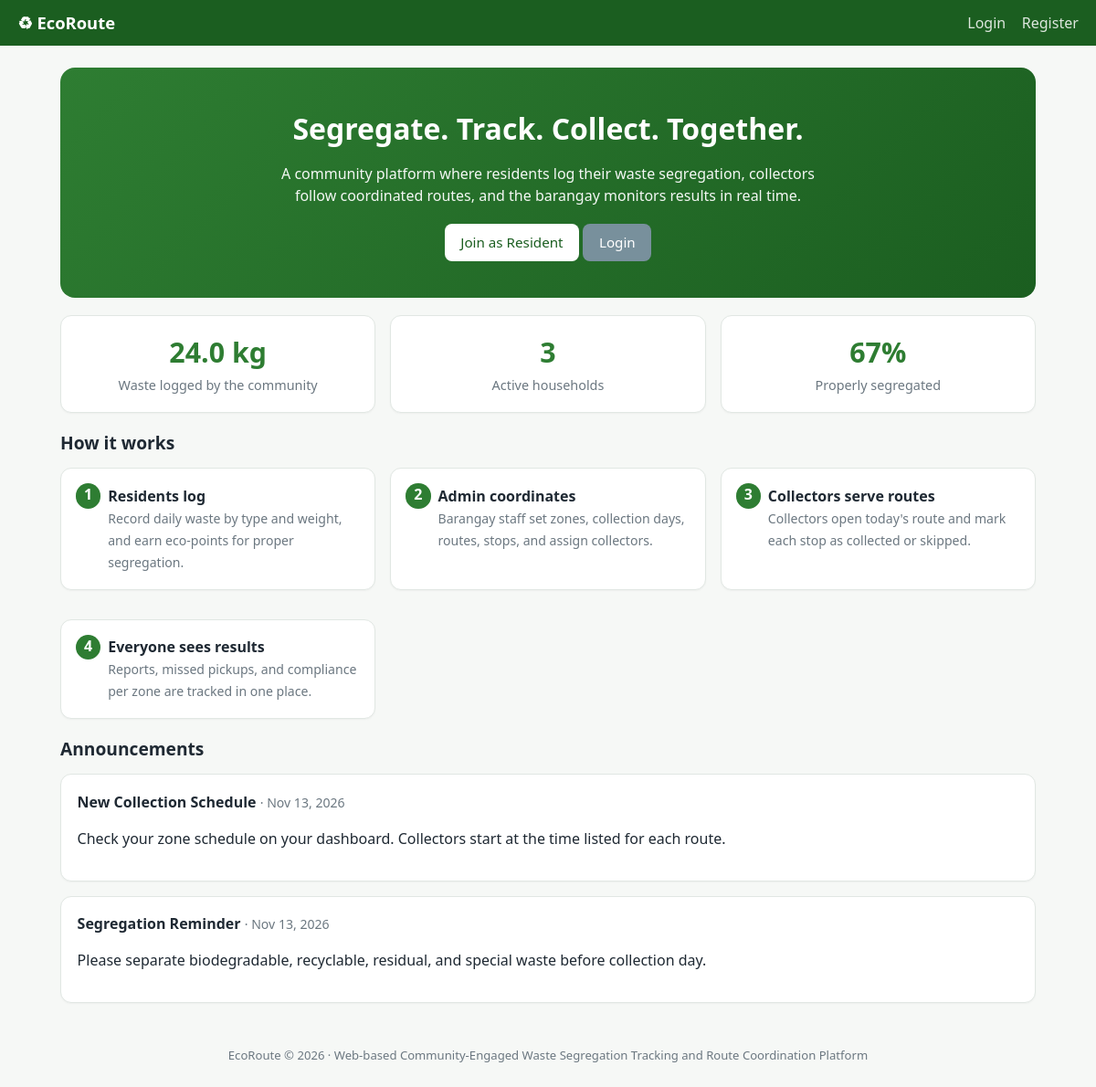
The page / on the database its author committed.
### tables this page shows
CREATE TABLE announcements(
  id INT AUTO_INCREMENT PRIMARY KEY,
  title VARCHAR(120) NOT NULL,
  body TEXT NOT NULL,
  created_at TIMESTAMP DEFAULT CURRENT_TIMESTAMP
);

### config.php (called while the page is built, shortened)
<?php
function e($s) { return htmlspecialchars((string)$s, ENT_QUOTES, 'UTF-8'); }
function user() { return $_SESSION['user'] ?? null; }

### index.php (the view)
<?php require __DIR__ . '/config.php'; $title = 'Home';
$s = $pdo->query("SELECT COALESCE(SUM(weight_kg),0) kg, COUNT(DISTINCT user_id) hh, COALESCE(ROUND(AVG(properly_segregated)*100),0) acc FROM segregation_logs")->fetch();
$ann = $pdo->query("SELECT * FROM announcements ORDER BY id DESC LIMIT 3")->fetchAll();
include __DIR__ . '/includes/header.php'; ?>
<section class="hero">
  <h1>Segregate. Track. Collect. Together.</h1>
  <p>A community platform where residents log their waste segregation, collectors follow coordinated routes, and the barangay monitors results in real time.</p>
  <?php if (user()): ?><a class="btn light" href="<?= BASE_URL . '/' . home_for(user()['role']) ?>">Go to my dashboard</a>
  <?php else: ?><a class="btn light" href="<?= BASE_URL ?>/register.php">Join as Resident</a> <a class="btn gray" href="<?= BASE_URL ?>/login.php">Login</a><?php endif; ?>
</section>
<div class="grid">
  <div class="card stat"><b><?= number_format($s['kg'], 1) ?> kg</b><span>Waste logged by the community</span></div>
  <div class="card stat"><b><?= (int)$s['hh'] ?></b><span>Active households</span></div>
  <div class="card stat"><b><?= (int)$s['acc'] ?>%</b><span>Properly segregated</span></div>
</div>
<h2>How it works</h2>
<div class="steps grid two">
  <div class="card"><b>Residents log</b><br><span class="mut">Record daily waste by type and weight, and earn eco-points for proper segregation.</span></div>
  <div class="card"><b>Admin coordinates</b><br><span class="mut">Barangay staff set zones, collection days, routes, stops, and assign collectors.</span></div>
  <div class="card"><b>Collectors serve routes</b><br><span class="mut">Collectors open today's route and mark each stop as collected or skipped.</span></div>
  <div class="card"><b>Everyone sees results</b><br><span class="mut">Reports, missed pickups, and compliance per zone are tracked in one place.</span></div>
</div>
<h2>Announcements</h2>
<?php foreach ($ann as $a): ?><div class="card"><b><?= e($a['title']) ?></b> <span class="mut">&middot; <?= date('M j, Y', strtotime($a['created_at'])) ?></span><p><?= nl2br(e($a['body'])) ?></p></div><?php endforeach; ?>
<?php include __DIR__ . '/includes/footer.php'; ?>

### assets/css/style.css (style rules this page uses)
:root { --g:#2e7d32;--gd:#1b5e20;--gl:#e8f5e9;--ink:#1f2933;--mut:#6b7780;--bd:#e1e7e3;--bg:#f6f8f6;--warn:#f9a825;--bad:#c62828 }
* { box-sizing:border-box }
body { margin:0;font-family:system-ui,"Segoe UI",sans-serif;background:var(--bg);color:var(--ink);line-height:1.5 }
a { color:var(--g) }
h1,h2,h3 { margin:.2rem 0 .8rem }
h1 { font-size:1.6rem }
h2 { font-size:1.2rem }
.grid { display:grid;gap:1rem;grid-template-columns:repeat(auto-fit,minmax(210px,1fr)) }
.grid.two { grid-template-columns:repeat(auto-fit,minmax(340px,1fr)) }
.card { background:#fff;border:1px solid var(--bd);border-radius:12px;padding:1.1rem;margin-bottom:1rem;box-shadow:0 1px 2px rgba(0,0,0,.04) }
.stat { text-align:center }
.stat b { display:block;font-size:1.9rem;color:var(--g) }
.stat span { color:var(--mut);font-size:.9rem }
.hero { background:linear-gradient(135deg,var(--g),var(--gd));color:#fff;border-radius:16px;padding:2.5rem 1.5rem;text-align:center;margin-bottom:1.2rem }
.hero h1 { font-size:2rem }
.hero p { max-width:620px;margin:.5rem auto 1.2rem;opacity:.95 }
.btn { display:inline-block;background:var(--g);color:#fff;border:0;border-radius:8px;padding:.55rem 1.1rem;font-size:.95rem;cursor:pointer;text-decoration:none }
.btn.light { background:#fff;color:var(--gd) }
.btn.gray { background:#78909c }
.steps { counter-reset:s }
.steps .card { position:relative;padding-left:3.2rem }
.steps .card:before { counter-increment:s;content:counter(s);position:absolute;left:1rem;top:1rem;background:var(--g);color:#fff;width:1.7rem;height:1.7rem;border-radius:50%;text-align:center;font-weight:700 }
.mut { color:var(--mut);font-size:.88rem }

### rows shown on the page
announcements: title "New Collection Schedule", created_at "Nov 13, 2026", body "Check your zone schedule on your dashboard. Collectors start at the time listed for each route."
announcements: title "Segregation Reminder", created_at "Nov 13, 2026", body "Please separate biodegradable, recyclable, residual, and special waste before collection day."

### other values the page prints
$s['kg'] "24.0"
$s['hh'] "3"
$s['acc'] "67"
